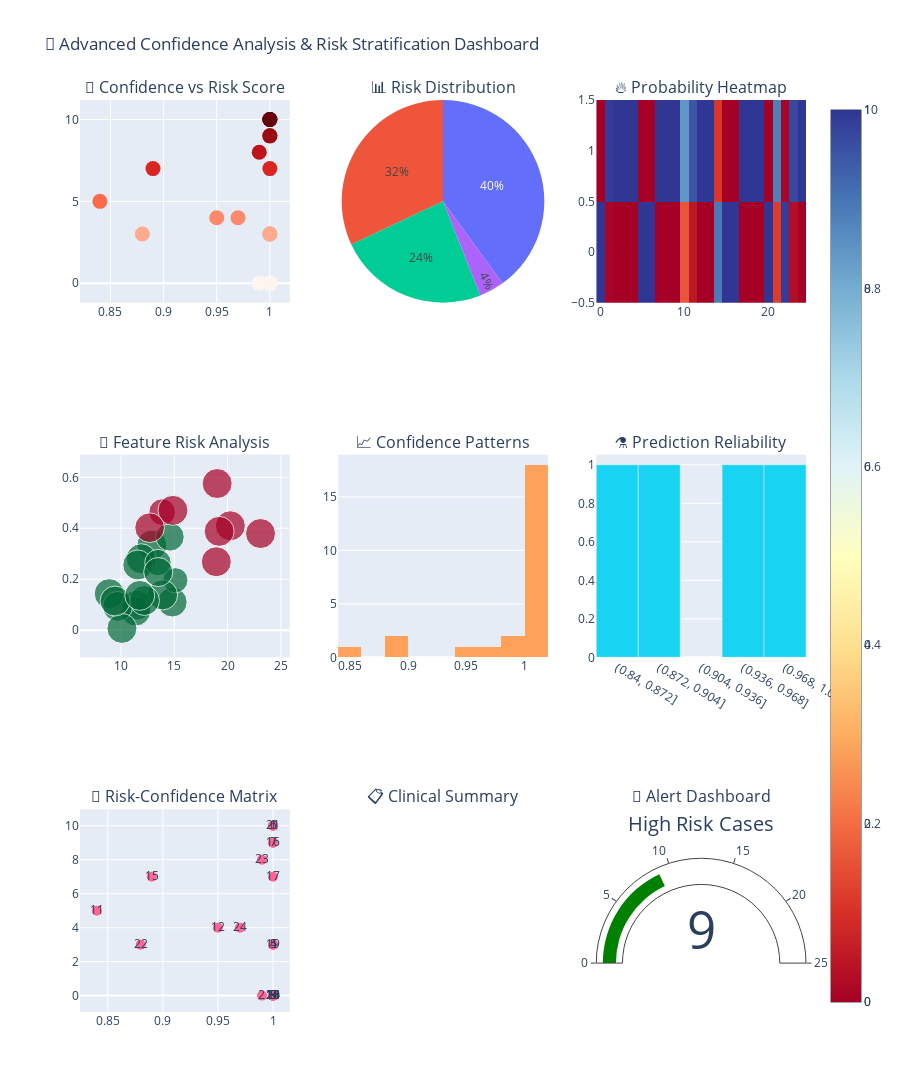

Here is the notebook cell this chart was saved with:
### Markdown cell above
## STEP 4: Add Confidence Scores and Model Certainty

### Objective:

Display **how confident** the model is in its prediction, not just the class label.

This is critical in any clinical or decision-support context — we don’t just want a binary label, we want to know **how certain** the model is.


### Tools Used:

| Function              | Purpose                              |
| --------------------- | ------------------------------------ |
| `predict_proba(X)`    | Returns array of class probabilities |
| `np.max()`            | Extracts top confidence score        |
| `colorama` (optional) | Highlights high/low confidence       |


### Code Block: Display Confidence

### Code cell
# STEP 4 (ENHANCED): Advanced Confidence Analysis & Risk Stratification
from sklearn.metrics import accuracy_score
import seaborn as sns
import matplotlib.pyplot as plt

def advanced_confidence_analysis(model, X, y, feature_names, num_samples=25):
    """
    Advanced automated confidence analysis with risk stratification
    """
    print("🧠 Advanced Confidence Analysis & Risk Stratification")
    print("=" * 60)
    
    # Generate comprehensive predictions
    all_predictions = model.predict(X)
    all_probabilities = model.predict_proba(X)
    all_confidences = np.max(all_probabilities, axis=1)
    
    # Sample cases for detailed analysis
    sample_indices = random.sample(range(len(X)), num_samples)
    
    # Analyze confidence patterns
    confidence_stats = {
        'ultra_high': (all_confidences >= 0.95).sum(),
        'high': ((all_confidences >= 0.85) & (all_confidences < 0.95)).sum(),
        'medium': ((all_confidences >= 0.70) & (all_confidences < 0.85)).sum(),
        'low': (all_confidences < 0.70).sum()
    }
    
    print("📊 Confidence Distribution:")
    print(f"   🔥 Ultra-High (≥95%): {confidence_stats['ultra_high']} cases")
    print(f"   ✅ High (85-95%): {confidence_stats['high']} cases") 
    print(f"   ⚠️ Medium (70-85%): {confidence_stats['medium']} cases")
    print(f"   🚨 Low (<70%): {confidence_stats['low']} cases")
    
    # Risk stratification analysis
    risk_matrix = []
    detailed_cases = []
    
    for i, idx in enumerate(sample_indices):
        sample = X[idx]
        true_label = y[idx]
        pred = model.predict(sample.reshape(1, -1))[0]
        prob = model.predict_proba(sample.reshape(1, -1))[0]
        confidence = np.max(prob)
        
        # Advanced risk assessment
        malignant_prob = prob[0]
        benign_prob = prob[1]
        
        # Clinical risk factors (simulated based on features)
        mean_radius = sample[list(feature_names).index('mean radius')]
        worst_concavity = sample[list(feature_names).index('worst concavity')]
        mean_texture = sample[list(feature_names).index('mean texture')]
        
        # Risk scoring algorithm
        risk_score = 0
        if mean_radius > 15: risk_score += 2
        if worst_concavity > 0.15: risk_score += 3
        if mean_texture > 20: risk_score += 1
        if malignant_prob > 0.5: risk_score += 4
        
        # Determine clinical risk category
        if risk_score >= 7:
            clinical_risk = "CRITICAL"
            risk_color = "🔴"
        elif risk_score >= 5:
            clinical_risk = "HIGH"
            risk_color = "🟠"
        elif risk_score >= 3:
            clinical_risk = "MODERATE"
            risk_color = "🟡"
        else:
            clinical_risk = "LOW"
            risk_color = "🟢"
        
        case_detail = {
            'case_id': i + 1,
            'patient_id': idx,
            'confidence': confidence,
            'predicted': cancer.target_names[pred],
            'actual': cancer.target_names[true_label],
            'malignant_prob': malignant_prob,
            'benign_prob': benign_prob,
            'risk_score': risk_score,
            'clinical_risk': clinical_risk,
            'mean_radius': mean_radius,
            'worst_concavity': worst_concavity,
            'mean_texture': mean_texture,
            'is_correct': cancer.target_names[pred] == cancer.target_names[true_label]
        }
        
        detailed_cases.append(case_detail)
        
        print(f"\n{risk_color} Case {i+1:02d} | Patient #{idx:03d}")
        print(f"   AI Prediction: {cancer.target_names[pred].upper()} ({confidence:.1%} confidence)")
        print(f"   Clinical Risk: {clinical_risk} (Score: {risk_score}/10)")
        print(f"   Probabilities: Malignant {malignant_prob:.1%} | Benign {benign_prob:.1%}")
        print(f"   Key Indicators: Radius={mean_radius:.1f}, Concavity={worst_concavity:.3f}")
    
    # Create advanced visualizations
    cases_df = pd.DataFrame(detailed_cases)
    
    # Multi-panel confidence analysis dashboard
    fig_conf = make_subplots(
        rows=3, cols=3,
        subplot_titles=(
            '🎯 Confidence vs Risk Score', '📊 Risk Distribution', '🔥 Probability Heatmap',
            '🧬 Feature Risk Analysis', '📈 Confidence Patterns', '⚗️ Prediction Reliability',
            '🎨 Risk-Confidence Matrix', '📋 Clinical Summary', '🚨 Alert Dashboard'
        ),
        specs=[
            [{"type": "scatter"}, {"type": "pie"}, {"type": "heatmap"}],
            [{"type": "scatter"}, {"type": "histogram"}, {"type": "bar"}],
            [{"type": "scatter"}, {"type": "table"}, {"type": "indicator"}]
        ]
    )
    
    # 1. Confidence vs Risk Score
    fig_conf.add_trace(go.Scatter(
        x=cases_df['confidence'],
        y=cases_df['risk_score'],
        mode='markers',
        marker=dict(
            size=15,
            color=cases_df['risk_score'],
            colorscale='Reds',
            showscale=True
        ),
        text=[f"Case {c}" for c in cases_df['case_id']],
        name='Risk Analysis'
    ), row=1, col=1)
    
    # 2. Risk distribution
    risk_dist = cases_df['clinical_risk'].value_counts()
    fig_conf.add_trace(go.Pie(
        values=risk_dist.values,
        labels=risk_dist.index,
        name='Risk Distribution'
    ), row=1, col=2)
    
    # 3. Probability heatmap matrix
    prob_matrix = np.array([[case['malignant_prob'], case['benign_prob']] for case in detailed_cases])
    fig_conf.add_trace(go.Heatmap(
        z=prob_matrix.T,
        colorscale='RdYlBu',
        name='Probabilities'
    ), row=1, col=3)
    
    # 4. Feature risk analysis
    fig_conf.add_trace(go.Scatter(
        x=cases_df['mean_radius'],
        y=cases_df['worst_concavity'],
        mode='markers',
        marker=dict(
            size=cases_df['confidence'] * 30,
            color=[1 if pred == 'malignant' else 0 for pred in cases_df['predicted']],
            colorscale='RdYlGn_r'
        ),
        name='Feature Analysis'
    ), row=2, col=1)
    
    # 5. Confidence patterns
    fig_conf.add_trace(go.Histogram(
        x=cases_df['confidence'],
        nbinsx=10,
        name='Confidence Distribution'
    ), row=2, col=2)
    
    # 6. Prediction reliability
    accuracy_by_conf = cases_df.groupby(pd.cut(cases_df['confidence'], bins=5))['is_correct'].mean()
    fig_conf.add_trace(go.Bar(
        x=[str(x) for x in accuracy_by_conf.index],
        y=accuracy_by_conf.values,
        name='Reliability'
    ), row=2, col=3)
    
    # 7. Risk-Confidence Matrix
    fig_conf.add_trace(go.Scatter(
        x=cases_df['confidence'],
        y=cases_df['risk_score'],
        mode='markers+text',
        marker=dict(size=10),
        text=cases_df['case_id'],
        name='Matrix View'
    ), row=3, col=1)
    
    # 8. Alert indicator (high risk cases)
    high_risk_cases = (cases_df['clinical_risk'].isin(['CRITICAL', 'HIGH'])).sum()
    fig_conf.add_trace(go.Indicator(
        mode="number+gauge",
        value=high_risk_cases,
        title={"text": "High Risk Cases"},
        gauge={'axis': {'range': [None, len(cases_df)]}}
    ), row=3, col=3)
    
    fig_conf.update_layout(
        height=1200,
        title_text="🧠 Advanced Confidence Analysis & Risk Stratification Dashboard",
        showlegend=False
    )
    
    fig_conf.show()
    
    print(f"\n✅ Advanced confidence analysis completed!")
    print(f"📊 High-risk cases identified: {high_risk_cases}/{len(cases_df)}")
    
    return cases_df

# Run advanced confidence analysis
confidence_results = advanced_confidence_analysis(clf, cancer.data, cancer.target, cancer.feature_names)

### Figure 1 — Plotly figure (JSON) as saved in the notebook; plotly's stock layout.template omitted (floating-point values rounded to 4 significant figures)
{"data": [{"marker": {"color": [10, 0, 0, 3, 3, 10, 9, 0, 0, 0, 5, 4, 0, 0, 7, 9, 7, 0, 3, 0, 10, 3, 8, 4, 0], "colorscale": [[0, "rgb(255,245,240)"], [0.125, "rgb(254,224,210)"], [0.25, "rgb(252,187,161)"], [0.375, "rgb(252,146,114)"], [0.5, "rgb(251,106,74)"], [0.625, "rgb(239,59,44)"], [0.75, "rgb(203,24,29)"], [0.875, "rgb(165,15,21)"], [1, "rgb(103,0,13)"]], "showscale": true, "size": 15}, "mode": "markers", "name": "Risk Analysis", "text": ["Case 1", "Case 2", "Case 3", "Case 4", "Case 5", "Case 6", "Case 7", "Case 8", "Case 9", "Case 10", "Case 11", "Case 12", "Case 13", "Case 14", "Case 15", "Case 16", "Case 17", "Case 18", "Case 19", "Case 20", "Case 21", "Case 22", "Case 23", "Case 24", "Case 25"], "type": "scatter", "x": [1, 0.99, 1, 1, 1, 1, 1, 1, 1, 1, 0.84, 0.95, 1, 1, 0.89, 1, 1, 1, 1, 1, 1, 0.88, 0.99, 0.97, 1], "xaxis": "x", "y": [10, 0, 0, 3, 3, 10, 9, 0, 0, 0, 5, 4, 0, 0, 7, 9, 7, 0, 3, 0, 10, 3, 8, 4, 0], "yaxis": "y"}, {"domain": {"x": [0.3556, 0.6444], "y": [0.7778, 1]}, "labels": ["LOW", "CRITICAL", "MODERATE", "HIGH"], "name": "Risk Distribution", "type": "pie", "values": [10, 8, 6, 1]}, {"colorscale": [[0, "rgb(165,0,38)"], [0.1, "rgb(215,48,39)"], [0.2, "rgb(244,109,67)"], [0.3, "rgb(253,174,97)"], [0.4, "rgb(254,224,144)"], [0.5, "rgb(255,255,191)"], [0.6, "rgb(224,243,248)"], [0.7, "rgb(171,217,233)"], [0.8, "rgb(116,173,209)"], [0.9, "rgb(69,117,180)"], [1, "rgb(49,54,149)"]], "name": "Probabilities", "type": "heatmap", "xaxis": "x2", "yaxis": "y2", "z": [[1, 0.01, 0, 0, 0, 1, 1, 0, 0, 0, 0.16, 0.05, 0, 0, 0.89, 1, 1, 0, 0, 0, 1, 0.12, 0.99, 0.03, 0], [0, 0.99, 1, 1, 1, 0, 0, 1, 1, 1, 0.84, 0.95, 1, 1, 0.11, 0, 0, 1, 1, 1, 0, 0.88, 0.01, 0.97, 1]]}, {"marker": {"color": [1, 0, 0, 0, 0, 1, 1, 0, 0, 0, 0, 0, 0, 0, 1, 1, 1, 0, 0, 0, 1, 0, 1, 0, 0], "colorscale": [[0, "rgb(0,104,55)"], [0.1, "rgb(26,152,80)"], [0.2, "rgb(102,189,99)"], [0.3, "rgb(166,217,106)"], [0.4, "rgb(217,239,139)"], [0.5, "rgb(255,255,191)"], [0.6, "rgb(254,224,139)"], [0.7, "rgb(253,174,97)"], [0.8, "rgb(244,109,67)"], [0.9, "rgb(215,48,39)"], [1, "rgb(165,0,38)"]], "size": [30, 29.7, 30, 30, 30, 30, 30, 30, 30, 30, 25.2, 28.5, 30, 30, 26.7, 30, 30, 30, 30, 30, 30, 26.4, 29.7, 29.1, 30]}, "mode": "markers", "name": "Feature Analysis", "type": "scatter", "x": [19.02, 14.81, 8.888, 12.89, 11.89, 20.26, 19.21, 11.47, 11.37, 9.683, 15.1, 14.59, 13.9, 10.08, 13.86, 23.09, 14.87, 12.2, 11.57, 9.436, 18.94, 13.46, 12.68, 13.49, 11.75], "xaxis": "x3", "y": [0.5755, 0.1101, 0.1434, 0.3344, 0.2806, 0.4098, 0.3879, 0.09823, 0.07529, 0.0935, 0.196, 0.3662, 0.1384, 0.00692, 0.4636, 0.3794, 0.4704, 0.1167, 0.256, 0.1144, 0.2687, 0.2654, 0.4024, 0.2282, 0.1366], "yaxis": "y3"}, {"name": "Confidence Distribution", "nbinsx": 10, "type": "histogram", "x": [1, 0.99, 1, 1, 1, 1, 1, 1, 1, 1, 0.84, 0.95, 1, 1, 0.89, 1, 1, 1, 1, 1, 1, 0.88, 0.99, 0.97, 1], "xaxis": "x4", "yaxis": "y4"}, {"name": "Reliability", "type": "bar", "x": ["(0.84, 0.872]", "(0.872, 0.904]", "(0.904, 0.936]", "(0.936, 0.968]", "(0.968, 1.0]"], "xaxis": "x5", "y": [1, 1, null, 1, 1], "yaxis": "y5"}, {"marker": {"size": 10}, "mode": "markers+text", "name": "Matrix View", "text": [1, 2, 3, 4, 5, 6, 7, 8, 9, 10, 11, 12, 13, 14, 15, 16, 17, 18, 19, 20, 21, 22, 23, 24, 25], "type": "scatter", "x": [1, 0.99, 1, 1, 1, 1, 1, 1, 1, 1, 0.84, 0.95, 1, 1, 0.89, 1, 1, 1, 1, 1, 1, 0.88, 0.99, 0.97, 1], "xaxis": "x6", "y": [10, 0, 0, 3, 3, 10, 9, 0, 0, 0, 5, 4, 0, 0, 7, 9, 7, 0, 3, 0, 10, 3, 8, 4, 0], "yaxis": "y6"}, {"domain": {"x": [0.7111, 1], "y": [0, 0.2222]}, "gauge": {"axis": {"range": [null, 25]}}, "mode": "number+gauge", "title": {"text": "High Risk Cases"}, "type": "indicator", "value": 9}], "layout": {"annotations": [{"font": {"size": 16}, "showarrow": false, "text": "🎯 Confidence vs Risk Score", "x": 0.1444, "xanchor": "center", "xref": "paper", "y": 1, "yanchor": "bottom", "yref": "paper"}, {"font": {"size": 16}, "showarrow": false, "text": "📊 Risk Distribution", "x": 0.5, "xanchor": "center", "xref": "paper", "y": 1, "yanchor": "bottom", "yref": "paper"}, {"font": {"size": 16}, "showarrow": false, "text": "🔥 Probability Heatmap", "x": 0.8556, "xanchor": "center", "xref": "paper", "y": 1, "yanchor": "bottom", "yref": "paper"}, {"font": {"size": 16}, "showarrow": false, "text": "🧬 Feature Risk Analysis", "x": 0.1444, "xanchor": "center", "xref": "paper", "y": 0.6111, "yanchor": "bottom", "yref": "paper"}, {"font": {"size": 16}, "showarrow": false, "text": "📈 Confidence Patterns", "x": 0.5, "xanchor": "center", "xref": "paper", "y": 0.6111, "yanchor": "bottom", "yref": "paper"}, {"font": {"size": 16}, "showarrow": false, "text": "⚗️ Prediction Reliability", "x": 0.8556, "xanchor": "center", "xref": "paper", "y": 0.6111, "yanchor": "bottom", "yref": "paper"}, {"font": {"size": 16}, "showarrow": false, "text": "🎨 Risk-Confidence Matrix", "x": 0.1444, "xanchor": "center", "xref": "paper", "y": 0.2222, "yanchor": "bottom", "yref": "paper"}, {"font": {"size": 16}, "showarrow": false, "text": "📋 Clinical Summary", "x": 0.5, "xanchor": "center", "xref": "paper", "y": 0.2222, "yanchor": "bottom", "yref": "paper"}, {"font": {"size": 16}, "showarrow": false, "text": "🚨 Alert Dashboard", "x": 0.8556, "xanchor": "center", "xref": "paper", "y": 0.2222, "yanchor": "bottom", "yref": "paper"}], "height": 1200, "showlegend": false, "title": {"text": "🧠 Advanced Confidence Analysis & Risk Stratification Dashboard"}, "xaxis": {"anchor": "y", "domain": [0, 0.2889]}, "xaxis2": {"anchor": "y2", "domain": [0.7111, 1]}, "xaxis3": {"anchor": "y3", "domain": [0, 0.2889]}, "xaxis4": {"anchor": "y4", "domain": [0.3556, 0.6444]}, "xaxis5": {"anchor": "y5", "domain": [0.7111, 1]}, "xaxis6": {"anchor": "y6", "domain": [0, 0.2889]}, "yaxis": {"anchor": "x", "domain": [0.7778, 1]}, "yaxis2": {"anchor": "x2", "domain": [0.7778, 1]}, "yaxis3": {"anchor": "x3", "domain": [0.3889, 0.6111]}, "yaxis4": {"anchor": "x4", "domain": [0.3889, 0.6111]}, "yaxis5": {"anchor": "x5", "domain": [0.3889, 0.6111]}, "yaxis6": {"anchor": "x6", "domain": [0, 0.2222]}}}
